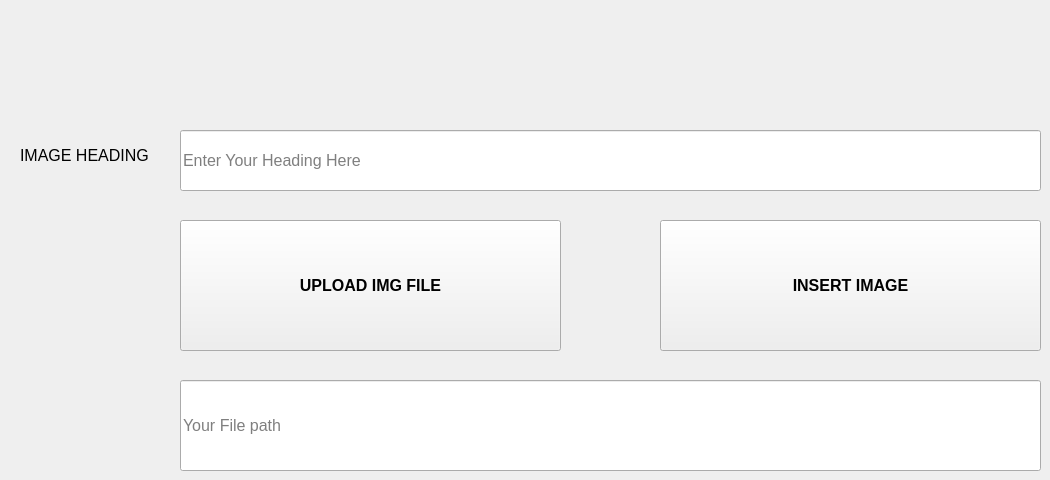
    <widget class="QWidget" name="tab4">
     <attribute name="title">
      <string>ADD IMAGES</string>
     </attribute>
     <widget class="QLineEdit" name="lineEdit_img_FilePath">
      <property name="geometry">
       <rect>
        <x>180</x>
        <y>380</y>
        <width>861</width>
        <height>91</height>
       </rect>
      </property>
      <property name="font">
       <font>
        <pointsize>12</pointsize>
       </font>
      </property>
      <property name="readOnly">
       <bool>true</bool>
      </property>
      <property name="placeholderText">
       <string>Your File path </string>
      </property>
     </widget>
     <widget class="QPushButton" name="pushButton_Image_generate">
      <property name="geometry">
       <rect>
        <x>660</x>
        <y>220</y>
        <width>381</width>
        <height>131</height>
       </rect>
      </property>
      <property name="font">
       <font>
        <pointsize>12</pointsize>
        <weight>75</weight>
        <bold>true</bold>
       </font>
      </property>
      <property name="text">
       <string>INSERT IMAGE</string>
      </property>
     </widget>
     <widget class="QPushButton" name="pushButton_upload_img">
      <property name="geometry">
       <rect>
        <x>180</x>
        <y>220</y>
        <width>381</width>
        <height>131</height>
       </rect>
      </property>
      <property name="font">
       <font>
        <pointsize>12</pointsize>
        <weight>75</weight>
        <bold>true</bold>
       </font>
      </property>
      <property name="text">
       <string>UPLOAD IMG FILE</string>
      </property>
     </widget>
     <widget class="QLineEdit" name="lineEdit_img_heading">
      <property name="geometry">
       <rect>
        <x>180</x>
        <y>130</y>
        <width>861</width>
        <height>61</height>
       </rect>
      </property>
      <property name="font">
       <font>
        <pointsize>12</pointsize>
       </font>
      </property>
      <property name="placeholderText">
       <string>Enter Your Heading Here</string>
      </property>
     </widget>
     <widget class="QLabel" name="label_12">
      <property name="geometry">
       <rect>
        <x>20</x>
        <y>140</y>
        <width>161</width>
        <height>31</height>
       </rect>
      </property>
      <property name="font">
       <font>
        <pointsize>12</pointsize>
       </font>
      </property>
      <property name="text">
       <string>IMAGE HEADING</string>
      </property>
     </widget>
    </widget>
